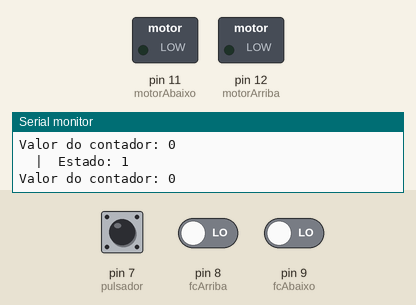
Recording of a sketch running on a simulated Arduino Uno, built with avr-gcc and run on an emulated ATmega328P. Shown: switched loads named in the sketch (green lamp = pin HIGH), the last lines printed to the serial monitor. Inputs (shaded band) come from the test bench; at power-on: pin 7 (pulsador) LOW, pin 8 (fcArriba) LOW, pin 9 (fcAbaixo) LOW.

Above: at 1.2 s.
1.3 s: pin 7 (pulsador) pulled HIGH for 0.15 s
At 2.6 s:
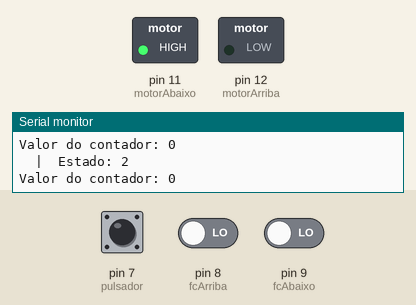
2.9 s: pin 7 (pulsador) pulled HIGH for 1 s
At 4.3 s:
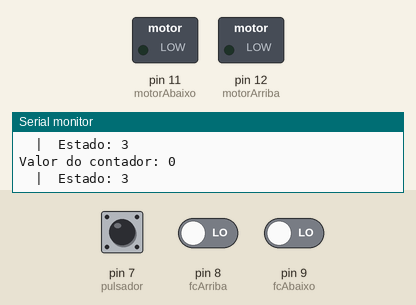
5.4 s: pin 7 (pulsador) pulled HIGH for 3.2 s
At 9.8 s:
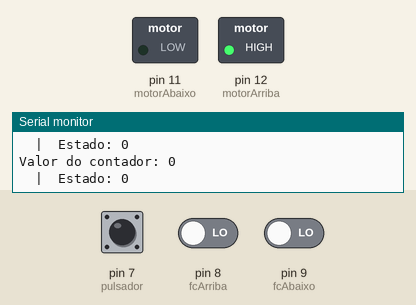
10.1 s: pin 8 (fcArriba) driven HIGH
At 11.3 s:
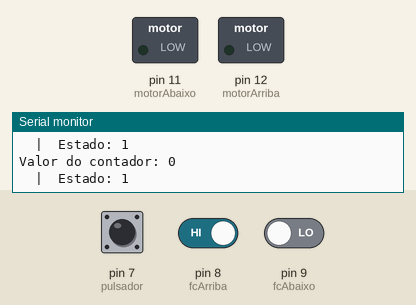
Timing chart, 0 to 13.1 s (numbered marks = the images above; inputs shaded):
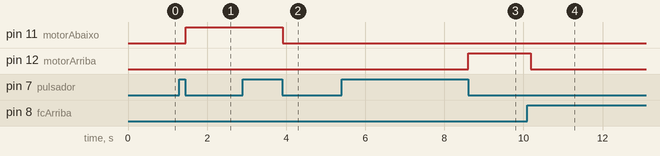

The sketch:

xanela03.ino
```cpp
/*
Programa para simular a función dunha fiestra de automóvil, de maneira
simplificada. O pulsador acciona o motor de subida ao ser premido.Unha
segunda pulsación fai que se pare o motor de subida; unha terceira
pulsación fai que se accione o motor de baixada e unha cuarta pulsación fai
que se volva a parar.O percorrido do motor son 7 segundos.

Na segunda parte do problema (práctica 21) temos que forzar que o pulsador
teña tres estado (ARRIBA, PARADA e ABAIXO) e que despois de cada accionamento
do pulsador, pase por 0 ou parada.

Na terceura parte do problema (Práctica 22) temos que expandir dous novos sensores
dixitais (fins de carreira) que simularemos con pulsadores. Estos sensores sustituen
o control por tempo e fan que ao estaren activados a xanela para na parte superior
ou inferior e permaneza nesa posición ata que se prema no pulsador de accionamento.
O pulsador de accionamento segue a ter a mesma funcionalidade arriba, paro e abaixo.


Entrada: Pulsador (dixital)
Saídas: Relé (2x dixital)

Autor: Daniel Vilas
Data: Febreiro de 2023
*/

#define motorArriba 12
#define motorAbaixo 11
#define pulsador    7
#define fcArriba    8
#define fcAbaixo    9

  int estado =  1;   //Práctica 22; pode tomar valores: 0,1,2,3
  int contador = 0; //Contador para o número de impulsos ao motor

void setup() {
  pinMode(motorArriba, OUTPUT);
  pinMode(motorAbaixo, OUTPUT);
  pinMode(pulsador, INPUT);
  pinMode(fcArriba, INPUT);
  pinMode(fcAbaixo, INPUT);

  Serial.begin(9600);
}

void loop() {
  //Lectura do pulsador
  if(digitalRead(pulsador)) { //Pulsador de accionamento
    estado = (++estado) % 4; //Actualización de `estado´ para estar entre 0 e 3
 //   estado++;
 //   if(estado > 3) {
 //     estado = 0;
 //  }
    while(digitalRead(pulsador)) {
      delay(20);
    }
  }

  if(digitalRead(fcArriba)) {  //Fin de carreira posición superior
    if(estado != 2 ) {
      estado = 1;    //Xanela parada arriba
    }
    delay(20);
  }

  if(digitalRead(fcAbaixo)) {  //Fin de carreira posición inferior
    if(estado != 0 ) {
      estado = 3;   //Xanela parada abaixo
    }
    delay(20);
  }
  //Fin de lectura do pulsador

  Serial.print("Valor do contador: ");
  Serial.println(contador);
  Serial.print("  |  Estado: ");
  Serial.println(estado);

  //Accionamento dos motores

    if(estado == 0){
      digitalWrite(motorArriba, HIGH);
      digitalWrite(motorAbaixo, LOW);
      delay(70);
    }
    else if(estado == 2) {
      digitalWrite(motorArriba, LOW);
      digitalWrite(motorAbaixo, HIGH);
      delay(70);
    }
    else {
      digitalWrite(motorArriba, LOW);
      digitalWrite(motorAbaixo, LOW);
      delay(70);
    }
  }
```

Measured:
- after the input at 1.3 s, pin 11 (motorAbaixo): LOW → HIGH after 0.16 s
- after the input at 2.9 s, pin 11 (motorAbaixo): HIGH → LOW after 1.0 s
- after the input at 5.4 s, pin 12 (motorArriba): LOW → HIGH after 3.2 s
- after the input at 10.1 s, pin 12 (motorArriba): HIGH → LOW after 0.08 s
